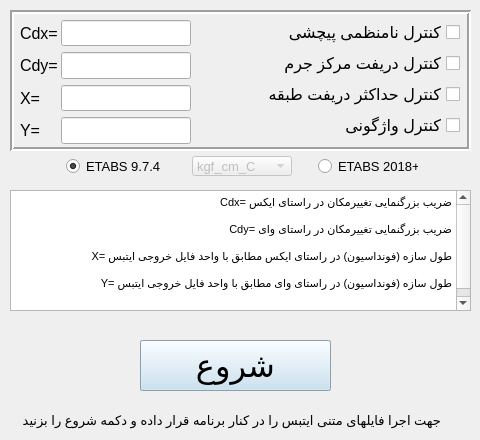
    <widget class="QWidget" name="contorol">
     <attribute name="title">
      <string>کنترل</string>
     </attribute>
     <widget class="QFrame" name="frame">
      <property name="geometry">
       <rect>
        <x>10</x>
        <y>10</y>
        <width>461</width>
        <height>141</height>
       </rect>
      </property>
      <property name="frameShape">
       <enum>QFrame::Box</enum>
      </property>
      <property name="frameShadow">
       <enum>QFrame::Sunken</enum>
      </property>
      <property name="lineWidth">
       <number>2</number>
      </property>
     </widget>
     <widget class="QPushButton" name="pushButton">
      <property name="enabled">
       <bool>true</bool>
      </property>
      <property name="geometry">
       <rect>
        <x>140</x>
        <y>340</y>
        <width>191</width>
        <height>51</height>
       </rect>
      </property>
      <property name="palette">
       <palette>
        <active>
         <colorrole role="WindowText">
          <brush brushstyle="SolidPattern">
           <color alpha="255">
            <red>0</red>
            <green>0</green>
            <blue>0</blue>
           </color>
          </brush>
         </colorrole>
         <colorrole role="Button">
          <brush brushstyle="SolidPattern">
           <color alpha="255">
            <red>193</red>
            <green>222</green>
            <blue>240</blue>
           </color>
          </brush>
         </colorrole>
         <colorrole role="Light">
          <brush brushstyle="SolidPattern">
           <color alpha="255">
            <red>255</red>
            <green>255</green>
            <blue>255</blue>
           </color>
          </brush>
         </colorrole>
         <colorrole role="Midlight">
          <brush brushstyle="SolidPattern">
           <color alpha="255">
            <red>224</red>
            <green>238</green>
            <blue>247</blue>
           </color>
          </brush>
         </colorrole>
         <colorrole role="Dark">
          <brush brushstyle="SolidPattern">
           <color alpha="255">
            <red>96</red>
            <green>111</green>
            <blue>120</blue>
           </color>
          </brush>
         </colorrole>
         <colorrole role="Mid">
          <brush brushstyle="SolidPattern">
           <color alpha="255">
            <red>129</red>
            <green>148</green>
            <blue>160</blue>
           </color>
          </brush>
         </colorrole>
         <colorrole role="Text">
          <brush brushstyle="SolidPattern">
           <color alpha="255">
            <red>0</red>
            <green>0</green>
            <blue>0</blue>
           </color>
          </brush>
         </colorrole>
         <colorrole role="BrightText">
          <brush brushstyle="SolidPattern">
           <color alpha="255">
            <red>255</red>
            <green>255</green>
            <blue>255</blue>
           </color>
          </brush>
         </colorrole>
         <colorrole role="ButtonText">
          <brush brushstyle="SolidPattern">
           <color alpha="255">
            <red>0</red>
            <green>0</green>
            <blue>0</blue>
           </color>
          </brush>
         </colorrole>
         <colorrole role="Base">
          <brush brushstyle="SolidPattern">
           <color alpha="255">
            <red>255</red>
            <green>255</green>
            <blue>255</blue>
           </color>
          </brush>
         </colorrole>
         <colorrole role="Window">
          <brush brushstyle="SolidPattern">
           <color alpha="255">
            <red>193</red>
            <green>222</green>
            <blue>240</blue>
           </color>
          </brush>
         </colorrole>
         <colorrole role="Shadow">
          <brush brushstyle="SolidPattern">
           <color alpha="255">
            <red>0</red>
            <green>0</green>
            <blue>0</blue>
           </color>
          </brush>
         </colorrole>
         <colorrole role="AlternateBase">
          <brush brushstyle="SolidPattern">
           <color alpha="255">
            <red>224</red>
            <green>238</green>
            <blue>247</blue>
           </color>
          </brush>
         </colorrole>
         <colorrole role="ToolTipBase">
          <brush brushstyle="SolidPattern">
           <color alpha="255">
            <red>255</red>
            <green>255</green>
            <blue>220</blue>
           </color>
          </brush>
         </colorrole>
         <colorrole role="ToolTipText">
          <brush brushstyle="SolidPattern">
           <color alpha="255">
            <red>0</red>
            <green>0</green>
            <blue>0</blue>
           </color>
          </brush>
         </colorrole>
        </active>
        <inactive>
         <colorrole role="WindowText">
          <brush brushstyle="SolidPattern">
           <color alpha="255">
            <red>0</red>
            <green>0</green>
            <blue>0</blue>
           </color>
          </brush>
         </colorrole>
         <colorrole role="Button">
          <brush brushstyle="SolidPattern">
           <color alpha="255">
            <red>193</red>
            <green>222</green>
            <blue>240</blue>
           </color>
          </brush>
         </colorrole>
         <colorrole role="Light">
          <brush brushstyle="SolidPattern">
           <color alpha="255">
            <red>255</red>
            <green>255</green>
            <blue>255</blue>
           </color>
          </brush>
         </colorrole>
         <colorrole role="Midlight">
          <brush brushstyle="SolidPattern">
           <color alpha="255">
            <red>224</red>
            <green>238</green>
            <blue>247</blue>
           </color>
          </brush>
         </colorrole>
         <colorrole role="Dark">
          <brush brushstyle="SolidPattern">
           <color alpha="255">
            <red>96</red>
            <green>111</green>
            <blue>120</blue>
           </color>
          </brush>
         </colorrole>
         <colorrole role="Mid">
          <brush brushstyle="SolidPattern">
           <color alpha="255">
            <red>129</red>
            <green>148</green>
            <blue>160</blue>
           </color>
          </brush>
         </colorrole>
         <colorrole role="Text">
          <brush brushstyle="SolidPattern">
           <color alpha="255">
            <red>0</red>
            <green>0</green>
            <blue>0</blue>
           </color>
          </brush>
         </colorrole>
         <colorrole role="BrightText">
          <brush brushstyle="SolidPattern">
           <color alpha="255">
            <red>255</red>
            <green>255</green>
            <blue>255</blue>
           </color>
          </brush>
         </colorrole>
         <colorrole role="ButtonText">
          <brush brushstyle="SolidPattern">
           <color alpha="255">
            <red>0</red>
            <green>0</green>
            <blue>0</blue>
           </color>
          </brush>
         </colorrole>
         <colorrole role="Base">
          <brush brushstyle="SolidPattern">
           <color alpha="255">
            <red>255</red>
            <green>255</green>
            <blue>255</blue>
           </color>
          </brush>
         </colorrole>
         <colorrole role="Window">
          <brush brushstyle="SolidPattern">
           <color alpha="255">
            <red>193</red>
            <green>222</green>
            <blue>240</blue>
           </color>
          </brush>
         </colorrole>
         <colorrole role="Shadow">
          <brush brushstyle="SolidPattern">
           <color alpha="255">
            <red>0</red>
            <green>0</green>
            <blue>0</blue>
           </color>
          </brush>
         </colorrole>
         <colorrole role="AlternateBase">
          <brush brushstyle="SolidPattern">
           <color alpha="255">
            <red>224</red>
            <green>238</green>
            <blue>247</blue>
           </color>
          </brush>
         </colorrole>
         <colorrole role="ToolTipBase">
          <brush brushstyle="SolidPattern">
           <color alpha="255">
            <red>255</red>
            <green>255</green>
            <blue>220</blue>
           </color>
          </brush>
         </colorrole>
         <colorrole role="ToolTipText">
          <brush brushstyle="SolidPattern">
           <color alpha="255">
            <red>0</red>
            <green>0</green>
            <blue>0</blue>
           </color>
          </brush>
         </colorrole>
        </inactive>
        <disabled>
         <colorrole role="WindowText">
          <brush brushstyle="SolidPattern">
           <color alpha="255">
            <red>96</red>
            <green>111</green>
            <blue>120</blue>
           </color>
          </brush>
         </colorrole>
         <colorrole role="Button">
          <brush brushstyle="SolidPattern">
           <color alpha="255">
            <red>193</red>
            <green>222</green>
            <blue>240</blue>
           </color>
          </brush>
         </colorrole>
         <colorrole role="Light">
          <brush brushstyle="SolidPattern">
           <color alpha="255">
            <red>255</red>
            <green>255</green>
            <blue>255</blue>
           </color>
          </brush>
         </colorrole>
         <colorrole role="Midlight">
          <brush brushstyle="SolidPattern">
           <color alpha="255">
            <red>224</red>
            <green>238</green>
            <blue>247</blue>
           </color>
          </brush>
         </colorrole>
         <colorrole role="Dark">
          <brush brushstyle="SolidPattern">
           <color alpha="255">
            <red>96</red>
            <green>111</green>
            <blue>120</blue>
           </color>
          </brush>
         </colorrole>
         <colorrole role="Mid">
          <brush brushstyle="SolidPattern">
           <color alpha="255">
            <red>129</red>
            <green>148</green>
            <blue>160</blue>
           </color>
          </brush>
         </colorrole>
         <colorrole role="Text">
          <brush brushstyle="SolidPattern">
           <color alpha="255">
            <red>96</red>
            <green>111</green>
            <blue>120</blue>
           </color>
          </brush>
         </colorrole>
         <colorrole role="BrightText">
          <brush brushstyle="SolidPattern">
           <color alpha="255">
            <red>255</red>
            <green>255</green>
            <blue>255</blue>
           </color>
          </brush>
         </colorrole>
         <colorrole role="ButtonText">
          <brush brushstyle="SolidPattern">
           <color alpha="255">
            <red>96</red>
            <green>111</green>
            <blue>120</blue>
           </color>
          </brush>
         </colorrole>
         <colorrole role="Base">
          <brush brushstyle="SolidPattern">
           <color alpha="255">
            <red>193</red>
            <green>222</green>
            <blue>240</blue>
           </color>
          </brush>
         </colorrole>
         <colorrole role="Window">
          <brush brushstyle="SolidPattern">
           <color alpha="255">
            <red>193</red>
            <green>222</green>
            <blue>240</blue>
           </color>
          </brush>
         </colorrole>
         <colorrole role="Shadow">
          <brush brushstyle="SolidPattern">
           <color alpha="255">
            <red>0</red>
            <green>0</green>
            <blue>0</blue>
           </color>
          </brush>
         </colorrole>
         <colorrole role="AlternateBase">
          <brush brushstyle="SolidPattern">
           <color alpha="255">
            <red>193</red>
            <green>222</green>
            <blue>240</blue>
           </color>
          </brush>
         </colorrole>
         <colorrole role="ToolTipBase">
          <brush brushstyle="SolidPattern">
           <color alpha="255">
            <red>255</red>
            <green>255</green>
            <blue>220</blue>
           </color>
          </brush>
         </colorrole>
         <colorrole role="ToolTipText">
          <brush brushstyle="SolidPattern">
           <color alpha="255">
            <red>0</red>
            <green>0</green>
            <blue>0</blue>
           </color>
          </brush>
         </colorrole>
        </disabled>
       </palette>
      </property>
      <property name="font">
       <font>
        <pointsize>24</pointsize>
        <weight>50</weight>
        <bold>false</bold>
       </font>
      </property>
      <property name="autoFillBackground">
       <bool>true</bool>
      </property>
      <property name="text">
       <string>شروع</string>
      </property>
     </widget>
     <widget class="QWidget" name="formLayoutWidget_2">
      <property name="geometry">
       <rect>
        <x>20</x>
        <y>20</y>
        <width>171</width>
        <height>124</height>
       </rect>
      </property>
      <layout class="QFormLayout" name="formLayout_3">
       <property name="horizontalSpacing">
        <number>3</number>
       </property>
       <property name="verticalSpacing">
        <number>6</number>
       </property>
       <item row="0" column="0">
        <widget class="QLabel" name="label_5">
         <property name="font">
          <font>
           <pointsize>12</pointsize>
           <weight>50</weight>
           <bold>false</bold>
          </font>
         </property>
         <property name="text">
          <string>Cdx=</string>
         </property>
        </widget>
       </item>
       <item row="1" column="0">
        <widget class="QLabel" name="label_6">
         <property name="font">
          <font>
           <pointsize>12</pointsize>
           <weight>50</weight>
           <bold>false</bold>
          </font>
         </property>
         <property name="text">
          <string>Cdy=</string>
         </property>
        </widget>
       </item>
       <item row="2" column="0">
        <widget class="QLabel" name="label_7">
         <property name="font">
          <font>
           <pointsize>12</pointsize>
           <weight>50</weight>
           <bold>false</bold>
          </font>
         </property>
         <property name="text">
          <string>X=</string>
         </property>
        </widget>
       </item>
       <item row="3" column="0">
        <widget class="QLabel" name="label_8">
         <property name="font">
          <font>
           <pointsize>12</pointsize>
           <weight>50</weight>
           <bold>false</bold>
          </font>
         </property>
         <property name="text">
          <string>Y=</string>
         </property>
        </widget>
       </item>
       <item row="0" column="1">
        <widget class="QLineEdit" name="ucdx">
         <property name="font">
          <font>
           <pointsize>12</pointsize>
           <weight>50</weight>
           <bold>false</bold>
          </font>
         </property>
         <property name="alignment">
          <set>Qt::AlignCenter</set>
         </property>
        </widget>
       </item>
       <item row="1" column="1">
        <widget class="QLineEdit" name="ucdy">
         <property name="font">
          <font>
           <pointsize>12</pointsize>
           <weight>50</weight>
           <bold>false</bold>
          </font>
         </property>
         <property name="alignment">
          <set>Qt::AlignCenter</set>
         </property>
        </widget>
       </item>
       <item row="2" column="1">
        <widget class="QLineEdit" name="uX">
         <property name="font">
          <font>
           <pointsize>12</pointsize>
           <weight>50</weight>
           <bold>false</bold>
          </font>
         </property>
         <property name="text">
          <string/>
         </property>
         <property name="alignment">
          <set>Qt::AlignCenter</set>
         </property>
        </widget>
       </item>
       <item row="3" column="1">
        <widget class="QLineEdit" name="uY">
         <property name="font">
          <font>
           <pointsize>12</pointsize>
           <weight>50</weight>
           <bold>false</bold>
          </font>
         </property>
         <property name="alignment">
          <set>Qt::AlignCenter</set>
         </property>
        </widget>
       </item>
      </layout>
     </widget>
     <widget class="QWidget" name="horizontalLayoutWidget">
      <property name="geometry">
       <rect>
        <x>40</x>
        <y>150</y>
        <width>405</width>
        <height>32</height>
       </rect>
      </property>
      <layout class="QHBoxLayout" name="horizontalLayout">
       <property name="spacing">
        <number>0</number>
       </property>
       <property name="rightMargin">
        <number>0</number>
       </property>
       <item>
        <widget class="QRadioButton" name="etabs9">
         <property name="maximumSize">
          <size>
           <width>100</width>
           <height>20</height>
          </size>
         </property>
         <property name="font">
          <font>
           <pointsize>10</pointsize>
          </font>
         </property>
         <property name="text">
          <string>ETABS 9.7.4</string>
         </property>
         <property name="checked">
          <bool>true</bool>
         </property>
        </widget>
       </item>
       <item>
        <widget class="QComboBox" name="unit">
         <property name="enabled">
          <bool>false</bool>
         </property>
         <property name="maximumSize">
          <size>
           <width>100</width>
           <height>20</height>
          </size>
         </property>
         <property name="font">
          <font>
           <pointsize>10</pointsize>
          </font>
         </property>
         <property name="currentIndex">
          <number>13</number>
         </property>
         <item>
          <property name="text">
           <string>lb_in_F</string>
          </property>
         </item>
         <item>
          <property name="text">
           <string>lb_ft_F</string>
          </property>
         </item>
         <item>
          <property name="text">
           <string>kip_in_F</string>
          </property>
         </item>
         <item>
          <property name="text">
           <string>kip_ft_F</string>
          </property>
         </item>
         <item>
          <property name="text">
           <string>kN_mm_C</string>
          </property>
         </item>
         <item>
          <property name="text">
           <string>kN_m_C</string>
          </property>
         </item>
         <item>
          <property name="text">
           <string>kgf_mm_C</string>
          </property>
         </item>
         <item>
          <property name="text">
           <string>kgf_m_C</string>
          </property>
         </item>
         <item>
          <property name="text">
           <string>N_mm_C</string>
          </property>
         </item>
         <item>
          <property name="text">
           <string>N_m_C</string>
          </property>
         </item>
         <item>
          <property name="text">
           <string>Ton_mm_C</string>
          </property>
         </item>
         <item>
          <property name="text">
           <string>Ton_m_C</string>
          </property>
         </item>
         <item>
          <property name="text">
           <string>kN_cm_C</string>
          </property>
         </item>
         <item>
          <property name="text">
           <string>kgf_cm_C</string>
          </property>
         </item>
         <item>
          <property name="text">
           <string>N_cm_C</string>
          </property>
         </item>
         <item>
          <property name="text">
           <string>Ton_cm_C</string>
          </property>
         </item>
        </widget>
       </item>
       <item>
        <widget class="QRadioButton" name="etabs18">
         <property name="enabled">
          <bool>true</bool>
         </property>
         <property name="maximumSize">
          <size>
           <width>100</width>
           <height>100</height>
          </size>
         </property>
         <property name="font">
          <font>
           <pointsize>10</pointsize>
          </font>
         </property>
         <property name="text">
          <string>ETABS 2018+</string>
         </property>
        </widget>
       </item>
      </layout>
     </widget>
     <widget class="QWidget" name="formLayoutWidget">
      <property name="geometry">
       <rect>
        <x>240</x>
        <y>20</y>
        <width>220</width>
        <height>121</height>
       </rect>
      </property>
      <layout class="QFormLayout" name="formLayout">
       <item row="0" column="1">
        <widget class="QCheckBox" name="upich">
         <property name="enabled">
          <bool>true</bool>
         </property>
         <property name="font">
          <font>
           <pointsize>12</pointsize>
           <weight>50</weight>
           <bold>false</bold>
          </font>
         </property>
         <property name="layoutDirection">
          <enum>Qt::RightToLeft</enum>
         </property>
         <property name="text">
          <string>کنترل نامنظمی پیچشی</string>
         </property>
         <property name="checkable">
          <bool>true</bool>
         </property>
         <property name="checked">
          <bool>false</bool>
         </property>
        </widget>
       </item>
       <item row="1" column="1">
        <widget class="QCheckBox" name="udrim">
         <property name="font">
          <font>
           <pointsize>12</pointsize>
           <weight>50</weight>
           <bold>false</bold>
          </font>
         </property>
         <property name="layoutDirection">
          <enum>Qt::RightToLeft</enum>
         </property>
         <property name="text">
          <string>کنترل دریفت مرکز جرم</string>
         </property>
        </widget>
       </item>
       <item row="2" column="1">
        <widget class="QCheckBox" name="udris">
         <property name="font">
          <font>
           <pointsize>12</pointsize>
           <weight>50</weight>
           <bold>false</bold>
          </font>
         </property>
         <property name="layoutDirection">
          <enum>Qt::RightToLeft</enum>
         </property>
         <property name="text">
          <string>کنترل حداکثر دریفت طبقه</string>
         </property>
        </widget>
       </item>
       <item row="3" column="1">
        <widget class="QCheckBox" name="uvazh">
         <property name="font">
          <font>
           <pointsize>12</pointsize>
           <weight>50</weight>
           <bold>false</bold>
          </font>
         </property>
         <property name="layoutDirection">
          <enum>Qt::RightToLeft</enum>
         </property>
         <property name="text">
          <string>کنترل واژگونی</string>
         </property>
        </widget>
       </item>
      </layout>
     </widget>
     <widget class="QTextBrowser" name="textBrowser">
      <property name="geometry">
       <rect>
        <x>10</x>
        <y>190</y>
        <width>461</width>
        <height>121</height>
       </rect>
      </property>
      <property name="html">
       <string>&lt;!DOCTYPE HTML PUBLIC &quot;-//W3C//DTD HTML 4.0//EN&quot; &quot;http://www.w3.org/TR/REC-html40/strict.dtd&quot;&gt;
&lt;html&gt;&lt;head&gt;&lt;meta name=&quot;qrichtext&quot; content=&quot;1&quot; /&gt;&lt;style type=&quot;text/css&quot;&gt;
p, li { white-space: pre-wrap; }
&lt;/style&gt;&lt;/head&gt;&lt;body style=&quot; font-family:'MS Shell Dlg 2'; font-size:15pt; font-weight:400; font-style:normal;&quot;&gt;
&lt;p align=&quot;right&quot; style=&quot; margin-top:0px; margin-bottom:0px; margin-left:0px; margin-right:0px; -qt-block-indent:0; text-indent:0px;&quot;&gt;&lt;span style=&quot; font-size:8.25pt;&quot;&gt;Cdx= ضریب بزرگنمایی تغییرمکان در راستای ایکس&lt;/span&gt;&lt;/p&gt;
&lt;p align=&quot;right&quot; style=&quot;-qt-paragraph-type:empty; margin-top:0px; margin-bottom:0px; margin-left:0px; margin-right:0px; -qt-block-indent:0; text-indent:0px; font-size:8.25pt;&quot;&gt;&lt;br /&gt;&lt;/p&gt;
&lt;p align=&quot;right&quot; style=&quot; margin-top:0px; margin-bottom:0px; margin-left:0px; margin-right:0px; -qt-block-indent:0; text-indent:0px;&quot;&gt;&lt;span style=&quot; font-size:8.25pt;&quot;&gt;Cdy= ضریب بزرگنمایی تغییرمکان در راستای وای&lt;/span&gt;&lt;/p&gt;
&lt;p align=&quot;right&quot; style=&quot;-qt-paragraph-type:empty; margin-top:0px; margin-bottom:0px; margin-left:0px; margin-right:0px; -qt-block-indent:0; text-indent:0px; font-size:8.25pt;&quot;&gt;&lt;br /&gt;&lt;/p&gt;
&lt;p align=&quot;right&quot; style=&quot; margin-top:0px; margin-bottom:0px; margin-left:0px; margin-right:0px; -qt-block-indent:0; text-indent:0px;&quot;&gt;&lt;span style=&quot; font-size:8.25pt;&quot;&gt;X= طول سازه (فونداسیون) در راستای ایکس مطابق با واحد فایل خروجی ایتبس&lt;/span&gt;&lt;/p&gt;
&lt;p align=&quot;right&quot; style=&quot;-qt-paragraph-type:empty; margin-top:0px; margin-bottom:0px; margin-left:0px; margin-right:0px; -qt-block-indent:0; text-indent:0px; font-size:8.25pt;&quot;&gt;&lt;br /&gt;&lt;/p&gt;
&lt;p align=&quot;right&quot; style=&quot; margin-top:0px; margin-bottom:0px; margin-left:0px; margin-right:0px; -qt-block-indent:0; text-indent:0px;&quot;&gt;&lt;span style=&quot; font-size:8.25pt;&quot;&gt;Y= طول سازه (فونداسیون) در راستای وای مطابق با واحد فایل خروجی ایتبس&lt;/span&gt;&lt;/p&gt;
&lt;p align=&quot;right&quot; style=&quot;-qt-paragraph-type:empty; margin-top:0px; margin-bottom:0px; margin-left:0px; margin-right:0px; -qt-block-indent:0; text-indent:0px; font-size:8.25pt;&quot;&gt;&lt;br /&gt;&lt;/p&gt;
&lt;p align=&quot;right&quot; style=&quot;-qt-paragraph-type:empty; margin-top:0px; margin-bottom:0px; margin-left:0px; margin-right:0px; -qt-block-indent:0; text-indent:0px; font-size:8.25pt;&quot;&gt;&lt;br /&gt;&lt;/p&gt;&lt;/body&gt;&lt;/html&gt;</string>
      </property>
     </widget>
     <widget class="QLabel" name="label">
      <property name="geometry">
       <rect>
        <x>20</x>
        <y>410</y>
        <width>421</width>
        <height>21</height>
       </rect>
      </property>
      <property name="font">
       <font>
        <pointsize>10</pointsize>
       </font>
      </property>
      <property name="layoutDirection">
       <enum>Qt::LeftToRight</enum>
      </property>
      <property name="text">
       <string>جهت اجرا فایلهای متنی ایتبس را در کنار برنامه قرار داده و دکمه شروع را بزنید</string>
      </property>
     </widget>
    </widget>
